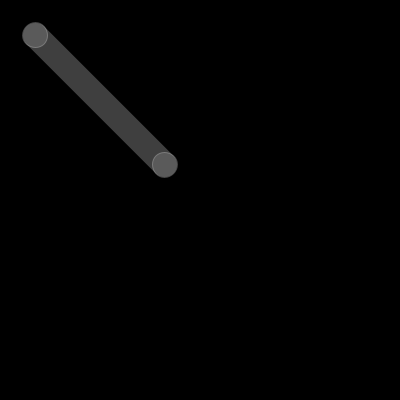
Frame 1 (no input)
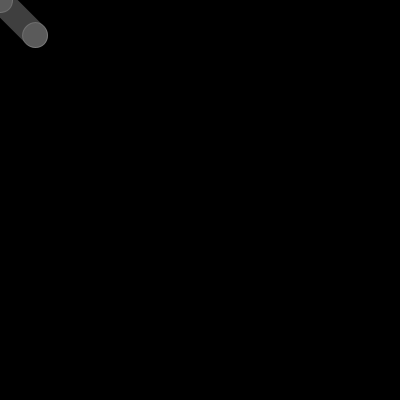
Frame 60 (the mouse pressed at the canvas centre just before this capture)
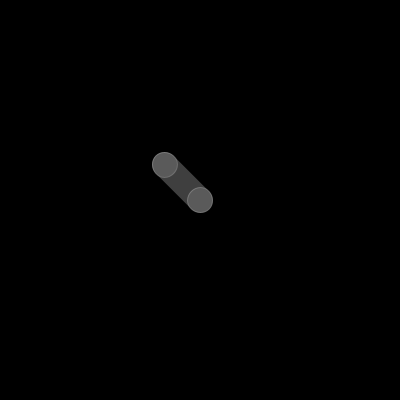
Frame 120 (the mouse held since frame 60 and released just before this capture)

The Processing sketch that drew these frames (run headless with seeded random() and noise(); from frame 60 on, the mouse is pressed at the canvas centre):

// Processing sketch: processing_93379
// ── processing_93379.pde

PVector onepos = new PVector(200, 200), twopos;
float d;
void setup() {
  size(400, 400);
  stroke(200, 80);
  fill(200, 50);
}
void draw() {
  background(0);
  d=atan2(mouseX-onepos.x, mouseY-onepos.y);
  twopos = new PVector(onepos.x+sin(d)*50, onepos.y+cos(d)*50);
  onepos.x+=mouseX-twopos.x;
  onepos.y+=mouseY-twopos.y;
  strokeWeight(1);
  ellipse(onepos.x, onepos.y, 25, 25);
  ellipse(twopos.x, twopos.y, 25, 25);
  strokeWeight(25);
  line(onepos.x, onepos.y, twopos.x, twopos.y);
}
